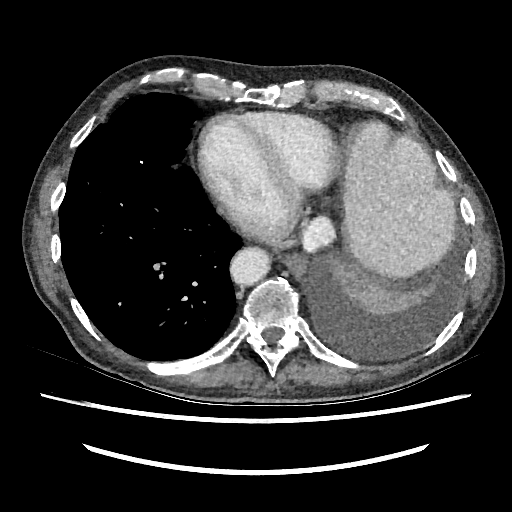
#> input picture 568_res.png, 512 x 512 px
$ python densecrf_edge.py 568_res.png 568mask.png x.png   (older library calls are emulated)
#> lines starting #> are read from the running program, lines starting #| are printed output that depends on the picture
#> further down, img is the input picture: shape (512, 512, 3); min 0, max 255, mean 53.7
import numpy as np
import cv2
import matplotlib.pyplot as plt
import sys
import numpy as np
import pydensecrf.densecrf as dcrf
from cv2 import imread, imwrite
from pydensecrf.utils import unary_from_labels, create_pairwise_bilateral, create_pairwise_gaussian


def plot_demo(image):
    plt.hist(image.ravel(), 256, [0, 256])
    plt.show()

# [159 lines left out: functions image_hist, optimizer_CT_Blur, optimizer_CT, not called in this run]
def rotate(image, angle, center=None, scale=1.0):
#> called with angle = 270, scale = 1
    (h, w) = image.shape[:2]
#> h = 512; w = 512
    if center is None:
        center = (w // 2, h // 2)
#> center = (256, 256)

    M = cv2.getRotationMatrix2D(center, angle, scale)

    rotated = cv2.warpAffine(image, M, (w, h))
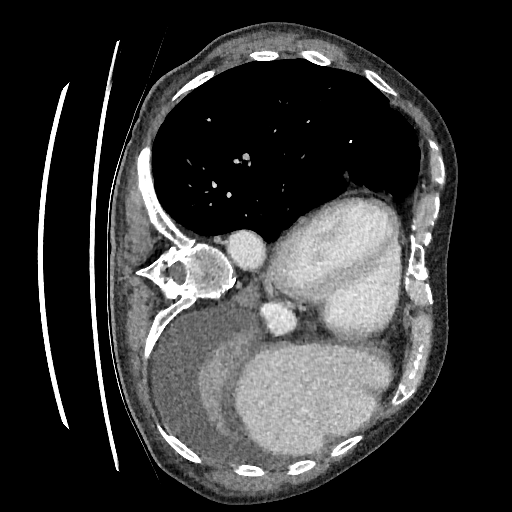
#> rotated: shape (512, 512, 3); min 0, max 255, mean 53.7
    return rotated


# fn_im = "./406_res.png"#sys.argv[1]
# fn_anno = "./406Process.png"#sys.argv[2]
# fn_output = "x.png"#sys.argv[3]

fn_im = "./568_res.png"#sys.argv[1]
fn_anno = "./568mask.png"#sys.argv[2]
fn_output = "x.png"#sys.argv[3]


img = imread(fn_im)
img = rotate(img,270)
cv2.imshow("img",img)

# Convert the annotation's RGB color to a single 32-bit integer color 0xBBGGRR
anno_rgb = imread(fn_anno)
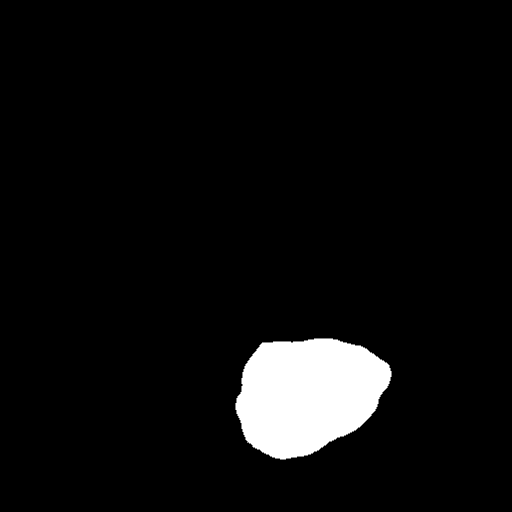
#> input picture 568mask.png, 512 x 512 px
#> anno_rgb is the input picture: shape (512, 512, 3); min 0, max 255, mean 13.6
cv2.imshow("Annotation",anno_rgb)
#anno_rgb = cv2.blur(anno_rgb & img,(11,11))
#anno_rgb = anno_rgb & img
#anno_rgb = img & weights
cv2.imshow("anno_rgb",anno_rgb)
cv2.waitKey(0)
anno_rgb = anno_rgb.astype(np.uint32)
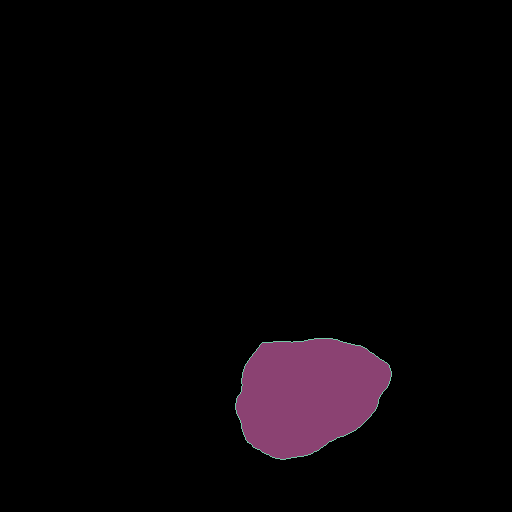
#> anno_rgb: shape (512, 512, 3) uint32; 3 distinct labels, from 0 to 255; one colour per label, 0 black
anno_lbl = anno_rgb[:,:,0] + (anno_rgb[:,:,1] << 8) + (anno_rgb[:,:,2] << 16)

# Convert the 32bit integer color to 1, 2, ... labels.
# Note that all-black, i.e. the value 0 for background will stay 0.
colors, labels = np.unique(anno_lbl, return_inverse=True)
#> colors = [0, 8882055, 16777215]

# But remove the all-0 black, that won't exist in the MAP!
HAS_UNK = 10 in colors
#> HAS_UNK = False
if HAS_UNK:
    print("Found a full-black pixel in annotation image, assuming it means 'unknown' label, and will thus not be present in the output!")
    print("If 0 is an actual label for you, consider writing your own code, or simply giving your labels only non-zero values.")
    colors = colors[1:]
#else:
#    print("No single full-black pixel found in annotation image. Assuming there's no 'unknown' label!")

# And create a mapping back from the labels to 32bit integer colors.
colorize = np.empty((len(colors), 3), np.uint8)
#> colorize = [[96, 27, 255], [236, 135, 127], [0, 0, 96]]
colorize[:,0] = (colors & 0x0000FF)
colorize[:,1] = (colors & 0x00FF00) >> 8
colorize[:,2] = (colors & 0xFF0000) >> 16

# Compute the number of classes in the label image.
# We subtract one because the number shouldn't include the value 0 which stands
# for "unknown" or "unsure".
n_labels = len(set(labels.flat)) - int(HAS_UNK)
#> n_labels = 3
print(n_labels, " labels", (" plus \"unknown\" 0: " if HAS_UNK else ""), set(labels.flat))
#| 3  labels  {0, 1, 2}

###########################
### Setup the CRF model ###
###########################
use_2d = False
# use_2d = True
if use_2d:
    print("Using 2D specialized functions")

    # Example using the DenseCRF2D code
    d = dcrf.DenseCRF2D(img.shape[1], img.shape[0], n_labels)

    # get unary potentials (neg log probability)
    U = unary_from_labels(labels, n_labels, gt_prob=0.7, zero_unsure=HAS_UNK)
    d.setUnaryEnergy(U)

    # This adds the color-independent term, features are the locations only.
    d.addPairwiseGaussian(sxy=(3, 3), compat=3, kernel=dcrf.DIAG_KERNEL,
                          normalization=dcrf.NORMALIZE_SYMMETRIC)

    # This adds the color-dependent term, i.e. features are (x,y,r,g,b).
    d.addPairwiseBilateral(sxy=(80, 80), srgb=(13, 13, 13), rgbim=img,
                           compat=10,
                           kernel=dcrf.DIAG_KERNEL,
                           normalization=dcrf.NORMALIZE_SYMMETRIC)
else:
    print("Using generic 2D functions")

    # Example using the DenseCRF class and the util functions
#> (the run stopped early here; a loop or call above may not have finished)
